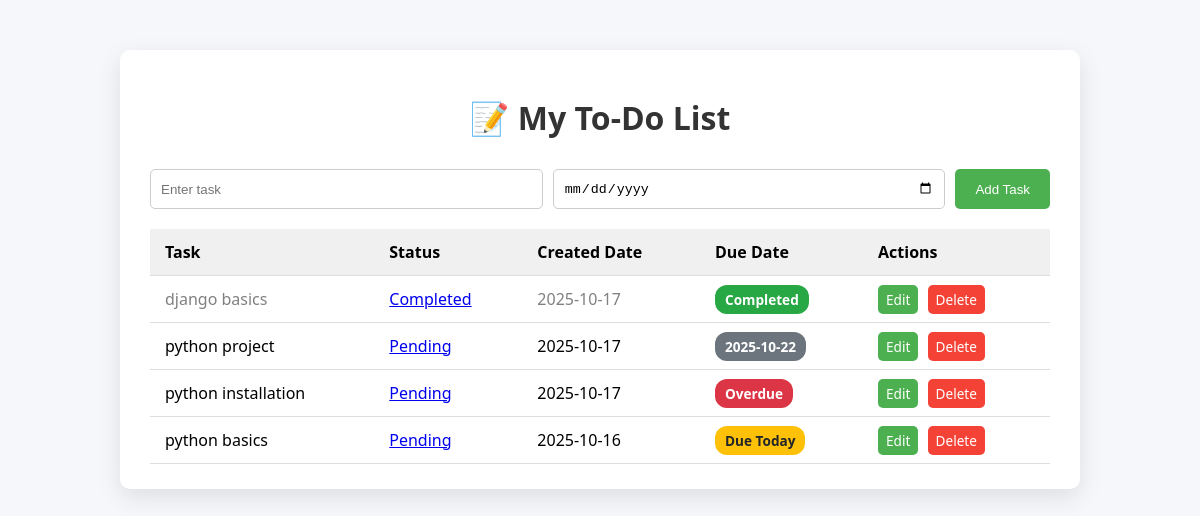
The page / on the database its author committed.
### list/models.py (models this page shows, shortened)
class Task(models.Model):
    STATUS_CHOICES = [
        ('Pending', 'Pending'),
        ('Completed', 'Completed'),
    ]
    title = models.CharField(max_length=200)
    status = models.CharField(max_length=20, default='Pending')
    created_at = models.DateField(auto_now_add=True)
    due_date = models.DateField()
    def due_status(self):
        today = date.today()
        if self.due_date == today:
            return "Due Today"
        elif self.due_date < today:
            return "Overdue"
        else:
            return self.due_date.strftime("%Y-%m-%d")

### list/views.py (the view)
# urls.py: path('', views.frontpage, name='frontpage'),
def frontpage(request):
    tasks = Task.objects.all().order_by('-created_at')
    current_date = timezone.now().date()
    for task in tasks:
        if task.due_date:
            if task.due_date == current_date:
                task.status_text = "Due Today"
            elif task.due_date < current_date:
                task.status_text = "Overdue"
            else:
                task.status_text = "On Track"
        else:
            task.status_text = "No Due Date"
    return render(request, 'list/frontpage.html', {'tasks': tasks})

### list/templates/list/frontpage.html (shortened to what this page needs)
<!DOCTYPE html>
<html>
<head>
</head>
<body>
<div class="container">
    <h1>📝 My To-Do List</h1>
<form method="POST" action="{% url 'add_task' %}">
    <input type="text" name="title" placeholder="Enter task" required>
    <input type="date" name="due_date" required>
    <button type="submit">Add Task</button>
</form>
    <table>
        <thead>
            <tr>
                <th>Task</th>
                <th>Status</th>
                <th>Created Date</th>
                <th>Due Date</th>
                <th>Actions</th>
            </tr>
        </thead>
        <tbody>
            {% for task in tasks %}
            <tr class="{% if task.status == 'Completed' %}completed{% endif %}">
                <td>{{ task.title }}</td>
                <td>
                    <a href="{% url 'toggle_task' task.id %}" class="status-link">
                        {{ task.status }}
                    </a>
                </td>
                <td>{{ task.created_at|date:"Y-m-d" }}</td>
                <td>
                    {% if task.status == "Completed" %}
                    <span class="badge badge-success">Completed</span>
                    {% else %}
                    {% if task.due_status == "Due Today" %}
                    <span class="badge badge-warning">{{ task.due_status }}</span>
                    {% elif task.due_status == "Overdue" %}
                    <span class="badge badge-danger">{{ task.due_status }}</span>
                {% elif task.due_status == "On Track" %}
                <span class="badge badge-success">{{ task.due_status }}</span>
                {% else %}
                <span class="badge badge-secondary">{{ task.due_status }}</span>
                {% endif %}
                {% endif %}
            </td>
                <td>
                    <a href="{% url 'edit_task' task.id %}" class="action-btn edit">Edit</a>
                    <a href="{% url 'delete_task' task.id %}" class="action-btn delete"
                       onclick="return confirm('Are you sure you want to delete this task?');">Delete</a>
                </td>
            </tr>
            {% empty %}
            <tr>
                <td colspan="5" style="text-align:center; color:gray;">No tasks yet.</td>
            </tr>
            {% endfor %}
        </tbody>
    </table>
</div>
</body>
</html>

### list/templates/list/frontpage.html (style rules this page uses)
body { font-family: 'Segoe UI', Tahoma, Geneva, Verdana, sans-serif; background-color: #f5f7fa; margin: 0; padding: 0; }
.container { max-width: 900px; margin: 50px auto; background: #fff; padding: 25px 30px; border-radius: 10px; box-shadow: 0 8px 25px rgba(0,0,0,0.1); }
h1 { text-align: center; margin-bottom: 30px; color: #333; }
form { display: flex; gap: 10px; margin-bottom: 20px; }
form input[type="text"], form input[type="date"] { flex: 1; padding: 10px; border: 1px solid #ccc; border-radius: 5px; }
form button { padding: 10px 20px; border: none; background-color: #4CAF50; color: white; border-radius: 5px; cursor: pointer; transition: 0.3s; }
table { width: 100%; border-collapse: collapse; }
th, td { padding: 12px 15px; border-bottom: 1px solid #ddd; text-align: left; }
th { background-color: #f0f0f0; }
.completed { color: gray; }
.badge { padding: 5px 10px; border-radius: 12px; font-size: 0.85rem; font-weight: bold; }
.badge-warning { background-color: #ffc107; color: #212529; }
.badge-danger { background-color: #dc3545; color: white; }
.badge-success { background-color: #28a745; color: white; }
.badge-secondary { background-color: #6c757d; color: white; }
.action-btn { padding: 5px 8px; border-radius: 5px; text-decoration: none; font-size: 0.85rem; margin-right: 5px; transition: 0.2s; }
.edit { background-color: #4CAF50; color: white; }
.delete { background-color: #f44336; color: white; }

### rows shown on the page
Task: title "django basics", status "Completed", created_at "2025-10-17"
Task: title "python project", status "Pending", created_at "2025-10-17", due_status "2025-10-22"
Task: title "python installation", status "Pending", created_at "2025-10-17", due_status "Overdue"
Task: title "python basics", status "Pending", created_at "2025-10-16", due_status "Due Today"
